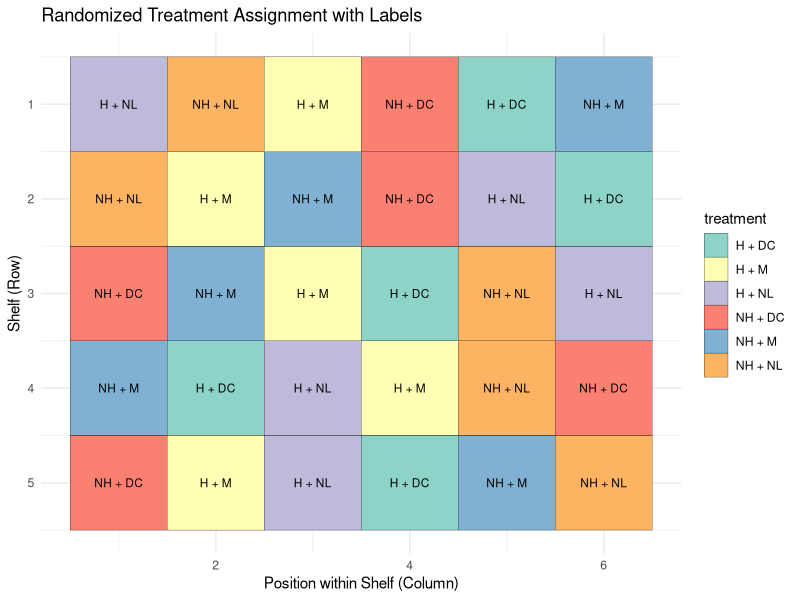
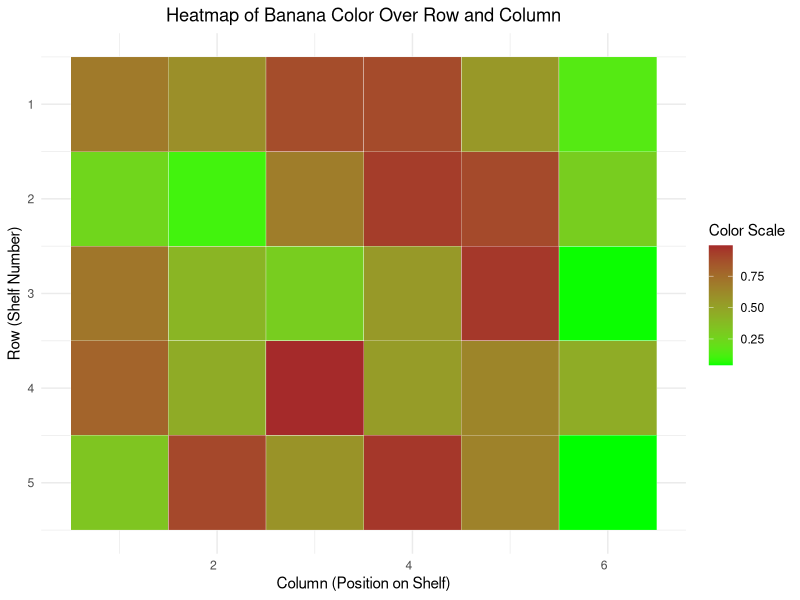
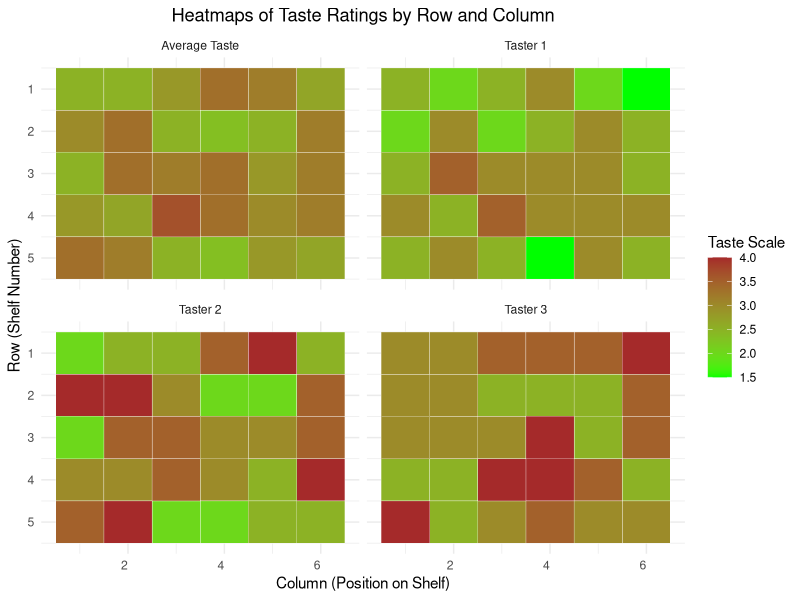
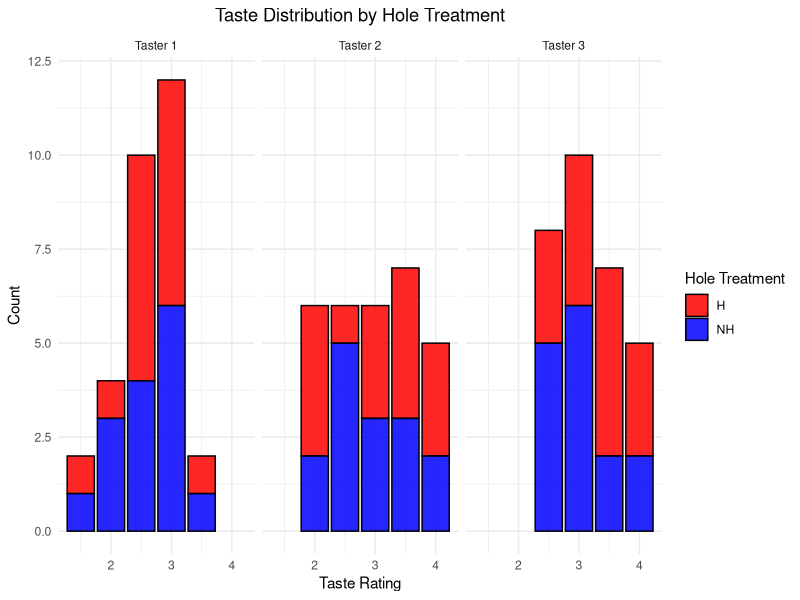
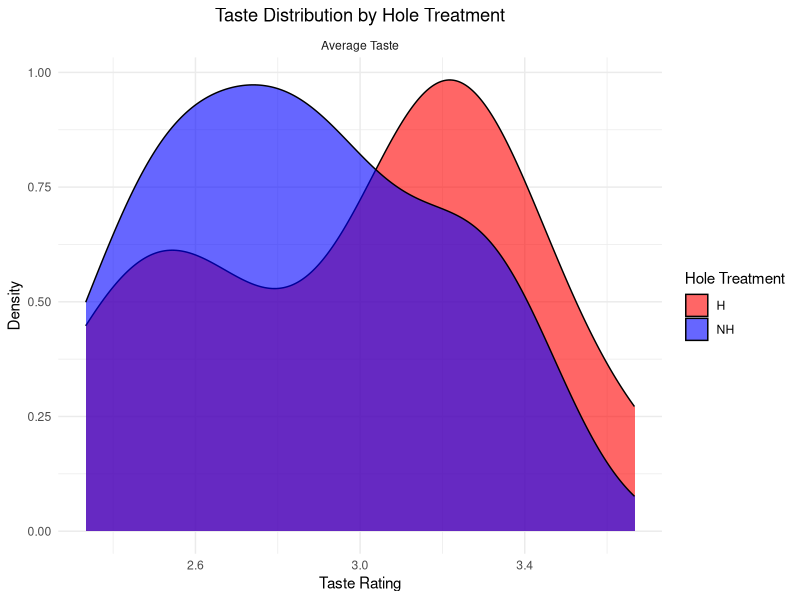
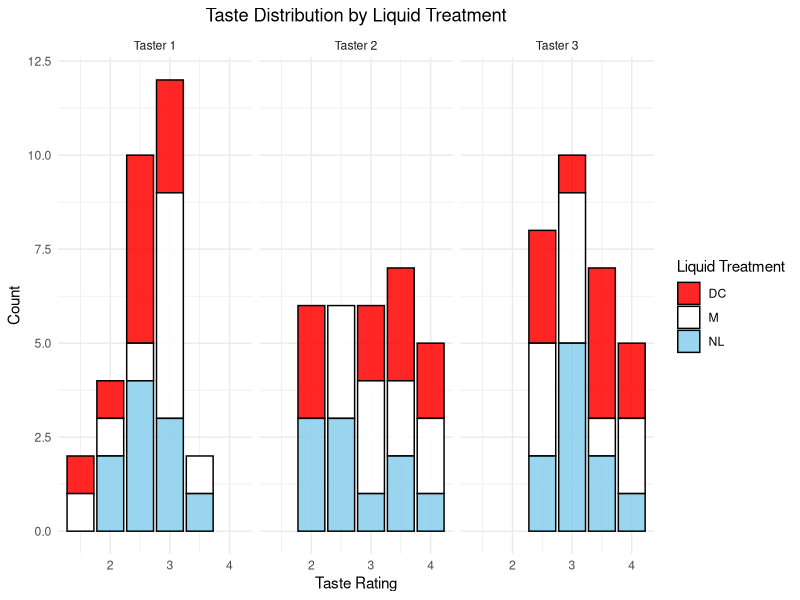
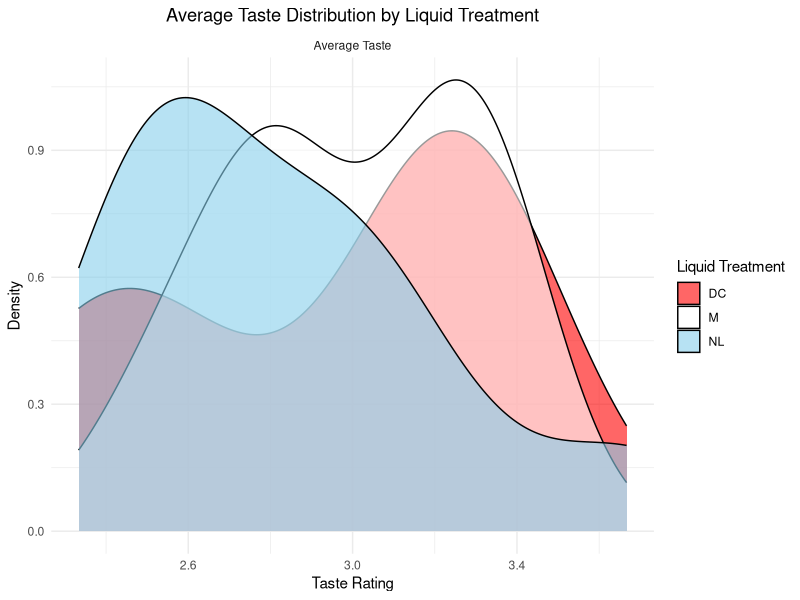
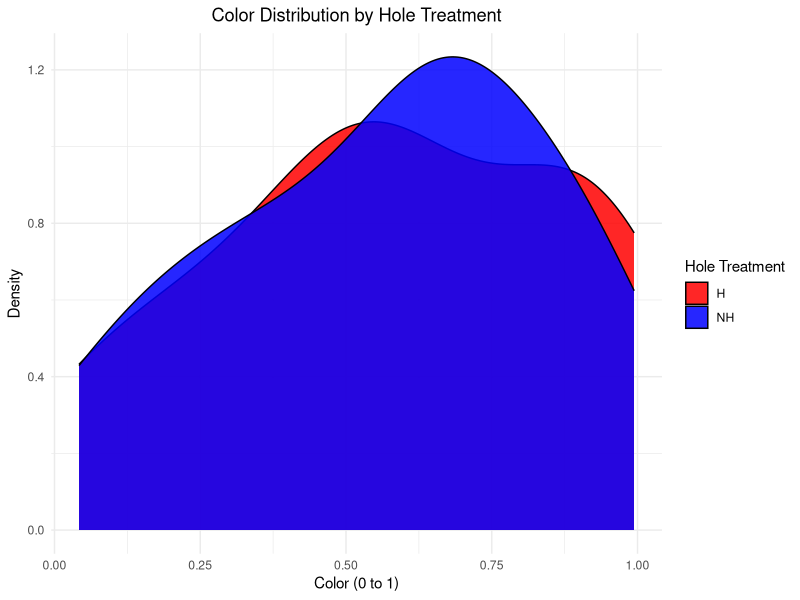

These figures' R source, in order:
## ---- chunk 1
knitr::opts_chunk$set(echo = TRUE)
library(tidyverse)
## ---- chunk 2
banana_data <- read.csv("../data/banana_data.csv")
treatment_data <- read_csv("../data/treatment.csv", show_col_types = FALSE)
## ---- chunk 3
fig_width = 8*0.75
fig_height = 6*0.75
fig_dpi = 400
## ---- chunk 4
# Visualize as a matrix with text labels
treatmant_assignment <- ggplot(treatment_data, aes(x = column, y = row, fill = treatment)) +
  geom_tile(color = "black") +
  geom_text(aes(label = treatment), size = 3, color = "black") +  # Add treatment text
  scale_fill_brewer(palette = "Set3") +
  labs(x = "Position within Shelf (Column)", y = "Shelf (Row)", title = "Randomized Treatment Assignment with Labels") +
  theme_minimal() +
  scale_y_reverse()

treatmant_assignment

ggsave(filename = "../images/plots/treatmant_assignment.png", 
       plot = treatmant_assignment, width = fig_width, height = fig_height, dpi = fig_dpi)
## ---- chunk 5
# Create the heatmap using ggplot2 with a custom color gradient (green to brown)
color_by_pos <- ggplot(banana_data, aes(x = column, y = row, fill = color)) +
  geom_tile(color = "white") +  # Create the heatmap tiles
  scale_fill_gradient(name = "Color Scale", low = "green", high = "brown") +  # Custom gradient from green to brown
  labs(
    title = "Heatmap of Banana Color Over Row and Column",
    x = "Column (Position on Shelf)",
    y = "Row (Shelf Number)"
  ) +
  theme_minimal() +
  theme(
    axis.text.x = element_text(angle = 0, hjust = 1),  # Rotate x-axis labels for clarity
    plot.title = element_text(hjust = 0.5)  # Center the plot title
  ) +
  scale_y_reverse()

color_by_pos

ggsave(filename = "../images/plots/color_by_pos.png", 
       plot = color_by_pos, width = fig_width, height = fig_height, dpi = fig_dpi)
## ---- chunk 6
# Calculate the average taste for each banana
banana_data <- banana_data %>%
  mutate(taste_avg = (taste_1 + taste_2 + taste_3) / 3)

# Reshape the data to long format to facilitate faceting with ggplot2
taste_long_df <- banana_data %>%
  pivot_longer(cols = starts_with("taste"), 
               names_to = "Taster", 
               values_to = "Taste")

# Replace taste_1, taste_2, taste_3 with readable labels
taste_long_df$Taster <- recode(taste_long_df$Taster, 
                               taste_1 = "Taster 1", 
                               taste_2 = "Taster 2", 
                               taste_3 = "Taster 3", 
                               taste_avg = "Average Taste")

# Plot the faceted heatmaps using ggplot2
taste_by_pos <- ggplot(taste_long_df, aes(x = column, y = row, fill = Taste)) +
  geom_tile(color = "white") +  # Create the heatmap tiles
  scale_fill_gradient(name = "Taste Scale", low = "green", high = "brown") +
  labs(
    title = "Heatmaps of Taste Ratings by Row and Column",
    x = "Column (Position on Shelf)",
    y = "Row (Shelf Number)"
  ) +
  facet_wrap(~ Taster, ncol = 2) +  # Facet by Taster and Average Taste
  theme_minimal() +
  theme(
    axis.text.x = element_text(angle = 0, hjust = 1),  # Rotate x-axis labels for clarity
    plot.title = element_text(hjust = 0.5)  # Center the plot title
  ) + 
  scale_y_reverse()

taste_by_pos

ggsave(filename = "../images/plots/taste_by_pos.png", 
       plot = taste_by_pos, width = fig_width, height = fig_height, dpi = fig_dpi)
## ---- chunk 7
# Plot the distribution of taste by hole treatment and facet wrap by taster
taste_dist_by_taster_hole <- taste_long_df |>
  filter(Taster != 'Average Taste')|>
  ggplot(aes(x = Taste, fill = hole_treatment)) +
  geom_bar(alpha = 0.85, color = 'black') +  # Density plot with transparency
  facet_wrap(~ Taster, ncol = 3) +  # Facet by taster
  labs(title = "Taste Distribution by Hole Treatment", 
       x = "Taste Rating", y = "Count") +
  theme_minimal() +
  scale_fill_manual(values = c("NH" = "blue", "H" = "red"), name = "Hole Treatment") +  # Custom colors for hole treatment
  theme(plot.title = element_text(hjust = 0.5))  # Center the plot title

# Plot the distribution of taste by hole treatment and facet wrap by taster
avg_taste_dist_hole <- taste_long_df |>
  filter(Taster == 'Average Taste')|>
  ggplot(aes(x = Taste, fill = hole_treatment)) +
  geom_density(alpha = 0.6) +  # Density plot with transparency
  facet_wrap(~ Taster, ncol = 2) +  # Facet by taster
  labs(title = "Taste Distribution by Hole Treatment", 
       x = "Taste Rating", y = "Density") +
  theme_minimal() +
  scale_fill_manual(values = c("NH" = "blue", "H" = "red"), name = "Hole Treatment") +  # Custom colors for hole treatment
  theme(plot.title = element_text(hjust = 0.5))  # Center the plot title

taste_dist_by_taster_hole

ggsave(filename = "../images/plots/taste_dist_by_taster_hole.png", 
       plot = taste_dist_by_taster_hole, width = fig_width, height = fig_height, dpi = fig_dpi)

avg_taste_dist_hole

ggsave(filename = "../images/plots/avg_taste_dist_hole.png", 
       plot = avg_taste_dist_hole, width = fig_width, height = fig_height, dpi = fig_dpi)

## ---- chunk 8
# Plot the distribution of taste by liquid treatment and facet wrap by taster (excluding 'Average Taste')
taste_dist_by_taster_liquid <- taste_long_df |>
  filter(Taster != 'Average Taste') |>
  ggplot(aes(x = Taste, fill = liquid_treatment)) +
  geom_bar(alpha = 0.85, color='black') +  # Bar plot with dodge position
  facet_wrap(~ Taster, ncol = 3) +  # Facet by taster
  labs(title = "Taste Distribution by Liquid Treatment", 
       x = "Taste Rating", y = "Count") +  # Adjust y-axis to "Count" since it's a bar plot
  theme_minimal() +
  scale_fill_manual(values = c("NL" = "skyblue", "DC" = "red", "M" = "white"), name = "Liquid Treatment") +  # Custom colors for liquid treatment
  theme(plot.title = element_text(hjust = 0.5))  # Center the plot title

# Plot the distribution of taste by liquid treatment (for 'Average Taste')
avg_taste_dist_liquid <- taste_long_df |>
  filter(Taster == 'Average Taste') |>
  ggplot(aes(x = Taste, fill = liquid_treatment)) +
  geom_density(alpha = 0.6) +  # Density plot with transparency
  facet_wrap(~ Taster, ncol = 2) +  # Facet by taster
  labs(title = "Average Taste Distribution by Liquid Treatment", 
       x = "Taste Rating", y = "Density") +
  theme_minimal() +
  scale_fill_manual(values = c("NL" = "skyblue", "DC" = "red", "M" = "white"), name = "Liquid Treatment") +  # Custom colors for liquid treatment
  theme(plot.title = element_text(hjust = 0.5))  # Center the plot title

taste_dist_by_taster_liquid
ggsave(filename = "../images/plots/taste_dist_by_taster_liquid.png", 
       plot = taste_dist_by_taster_liquid, width = fig_width, height = fig_height, dpi = fig_dpi)

avg_taste_dist_liquid

ggsave(filename = "../images/plots/avg_taste_dist_liquid.png", 
       plot = avg_taste_dist_liquid, width = fig_width, height = fig_height, dpi = fig_dpi)
## ---- chunk 9
# Color Distribution by Hole Treatment (Density Plot)
color_hole <- banana_data |>
  ggplot(aes(x = color, fill = hole_treatment)) +
  geom_density(alpha = 0.85, color = 'black') +  # Density plot for continuous color
  labs(title = "Color Distribution by Hole Treatment", 
       x = "Color (0 to 1)", y = "Density") +
  theme_minimal() +
  scale_fill_manual(values = c("NH" = "blue", "H" = "red"), name = "Hole Treatment") +  # Custom colors for hole treatment
  theme(plot.title = element_text(hjust = 0.5))  # Center the plot title

# Color Distribution by Liquid Treatment (Density Plot)
color_liquid <- banana_data |>
  ggplot(aes(x = color, fill = liquid_treatment)) +
  geom_density(alpha = 0.85, color = 'black') +  # Density plot for continuous color
  labs(title = "Color Distribution by Liquid Treatment", 
       x = "Color (0 to 1)", y = "Density") +
  theme_minimal() +
  scale_fill_manual(values = c("NL" = "skyblue", "DC" = "red", "M" = "white"), name = "Liquid Treatment") +  # Custom colors for liquid treatment
  theme(plot.title = element_text(hjust = 0.5))  # Center the plot title


color_hole
ggsave(filename = "../images/plots/color_hole.png", 
       plot = color_hole, width = fig_width, height = fig_height, dpi = fig_dpi)

color_liquid
ggsave(filename = "../images/plots/color_liquid.png", 
       plot = color_liquid, width = fig_width, height = fig_height, dpi = fig_dpi)

## ---- chunk 10
# Calculate the average taste and color for each taster and overall by treatment (hole + liquid)
avg_by_treatment <- banana_data %>%
  group_by(hole_treatment, liquid_treatment) %>%
  summarise(
    avg_taste_1 = mean(taste_1),
    avg_taste_2 = mean(taste_2),
    avg_taste_3 = mean(taste_3),
    avg_taste_all = mean(c(taste_1, taste_2, taste_3)),  # Average across all tasters
    avg_color = mean(color),
    .groups = "drop"
  )

# Reshape the data into long format to facilitate faceting
avg_long_df <- avg_by_treatment %>%
  pivot_longer(cols = starts_with("avg_taste"), 
               names_to = "Taster", 
               values_to = "Taste")

# Replace avg_taste_1, avg_taste_2, avg_taste_3 with readable labels
avg_long_df$Taster <- recode(avg_long_df$Taster, 
                             avg_taste_1 = "Taster 1", 
                             avg_taste_2 = "Taster 2", 
                             avg_taste_3 = "Taster 3", 
                             avg_taste_all = "Average Taste")
## ---- chunk 11
# Plot the faceted heatmaps for each taster's average taste rating and overall average by treatment
taste_by_treatment <- ggplot(avg_long_df, aes(x = liquid_treatment, y = hole_treatment, fill = Taste)) +
  geom_tile(color = "white") +  # Create the heatmap tiles
  scale_fill_gradient(name = "Taste Scale", low = "green", high = "brown") +  # Custom gradient from green to brown
  labs(
    title = "Heatmaps of Average Taste Ratings by Treatment Levels",
    x = "Liquid Treatment",
    y = "Hole Treatment"
  ) +
  facet_wrap(~ Taster, ncol = 2) +  # Facet for each taster and the overall average
  theme_minimal() +
  theme(
    axis.text.x = element_text(angle = 0, hjust = 1),  # Rotate x-axis labels for clarity
    plot.title = element_text(hjust = 0.5)  # Center the plot title
  )

# Plot the heatmap for color ratings by treatment
color_by_treatment <- ggplot(avg_by_treatment, aes(x = liquid_treatment, y = hole_treatment, fill = avg_color)) +
  geom_tile(color = "white") +  # Create the heatmap tiles
  scale_fill_gradient(name = "Taste Scale", low = "green", high = "brown") +  # Custom gradient from green to brown
  labs(
    title = "Heatmaps of Average Color Ratings by Treatment Levels",
    x = "Liquid Treatment",
    y = "Hole Treatment"
  ) +
  theme_minimal() +
  theme(
    axis.text.x = element_text(angle = 0, hjust = 1),  # Rotate x-axis labels for clarity
    plot.title = element_text(hjust = 0.5)  # Center the plot title
  )

taste_by_treatment
ggsave(filename = "../images/plots/taste_by_treatment.png", 
       plot = taste_by_treatment, width = fig_width, height = fig_height, dpi = fig_dpi)

color_by_treatment
ggsave(filename = "../images/plots/color_by_treatment.png", 
       plot = color_by_treatment, width = fig_width, height = fig_height, dpi = fig_dpi)
## ---- chunk 12
avg_taste_hole <- avg_long_df |> 
  group_by(hole_treatment, Taster) |> 
  summarise(Average_Taste = mean(Taste, na.rm = TRUE), .groups = 'drop') |> 
  ggplot(aes(x = hole_treatment, y = Average_Taste, fill = hole_treatment)) +
  geom_col(position = "dodge", color = 'black') +  # Use geom_col for precomputed averages
  scale_fill_manual(values = c("NH" = "blue", "H" = "red"), name = "Hole Treatment") +  # Custom colors for control and treatment
  labs(
    title = "Average Taste Ratings for Treatment (H) and Control (NH)",
    x = "Hole Treatment",
    y = "Average Taste Rating"
  ) +
  facet_wrap(~ Taster, ncol = 2) +  # Facet by taster
  theme_minimal() +
  theme(
    plot.title = element_text(hjust = 0.5)  # Center the plot title
  )

# Bar plot for average color ratings by hole treatment (treatment vs control)
avg_color_hole <- avg_by_treatment |> 
  group_by(hole_treatment) |> 
  summarise(avg_color = mean(avg_color, na.rm = TRUE)) |> 
  ungroup() |>
  ggplot(aes(x = hole_treatment, y = avg_color, fill = hole_treatment)) +
  geom_col(position = "dodge", color = 'black') +  # Use geom_col for precomputed averages
  scale_fill_manual(values = c("NH" = "blue", "H" = "red"), name = "Hole Treatment") +  # Custom colors for control and treatment
  labs(
    title = "Average Color Ratings for Treatment (H) and Control (NH)",
    x = "Hole Treatment",
    y = "Average Color Rating"
  ) +
  theme_minimal() +
  theme(
    plot.title = element_text(hjust = 0.5)  # Center the plot title
  )

avg_taste_hole
ggsave(filename = "../images/plots/avg_taste_hole.png", 
       plot = avg_taste_hole, width = fig_width, height = fig_height, dpi = fig_dpi)

avg_color_hole
ggsave(filename = "../images/plots/avg_color_hole.png", 
       plot = avg_color_hole, width = fig_width, height = fig_height, dpi = fig_dpi)
## ---- chunk 13
# Bar plot for average taste ratings by liquid treatment
avg_taste_liquid <- avg_long_df |> 
  group_by(liquid_treatment, Taster) |> 
  summarise(Average_Taste = mean(Taste, na.rm = TRUE), .groups = 'drop') |> 
  ggplot(aes(x = liquid_treatment, y = Average_Taste, fill = liquid_treatment)) +
  geom_col(position = "dodge", color = 'black') +  # Use geom_col for precomputed averages
  scale_fill_manual(values = c("NL" = "skyblue", "DC" = "red", "M" = "white"), name = "Liquid Treatment") +  # Custom colors for liquid treatment
  labs(
    title = "Average Taste Ratings for Liquid Treatments",
    x = "Liquid Treatment",
    y = "Average Taste Rating"
  ) +
  facet_wrap(~ Taster, ncol = 2) +  # Facet by taster and overall average
  theme_minimal() +
  theme(
    plot.title = element_text(hjust = 0.5)  # Center the plot title
  )

# Bar plot for average color ratings by liquid treatment
avg_color_liquid <- avg_by_treatment |> 
  group_by(liquid_treatment) |> 
  summarise(avg_color = mean(avg_color, na.rm = TRUE)) |> 
  ggplot(aes(x = liquid_treatment, y = avg_color, fill = liquid_treatment)) +
  geom_col(position = "dodge", color = 'black') +  # Use geom_col for precomputed averages
  scale_fill_manual(values = c("NL" = "skyblue", "DC" = "red", "M" = "white"), name = "Liquid Treatment") +  # Custom colors for liquid treatment
  labs(
    title = "Average Color Ratings for Liquid Treatments",
    x = "Liquid Treatment",
    y = "Average Color Rating"
  ) +
  theme_minimal() +
  theme(
    plot.title = element_text(hjust = 0.5)  # Center the plot title
  )

avg_taste_liquid
ggsave(filename = "../images/plots/avg_taste_liquid.png", 
       plot = avg_taste_liquid, width = fig_width, height = fig_height, dpi = fig_dpi)

avg_color_liquid
ggsave(filename = "../images/plots/avg_color_liquid.png", 
       plot = avg_color_liquid, width = fig_width, height = fig_height, dpi = fig_dpi)
